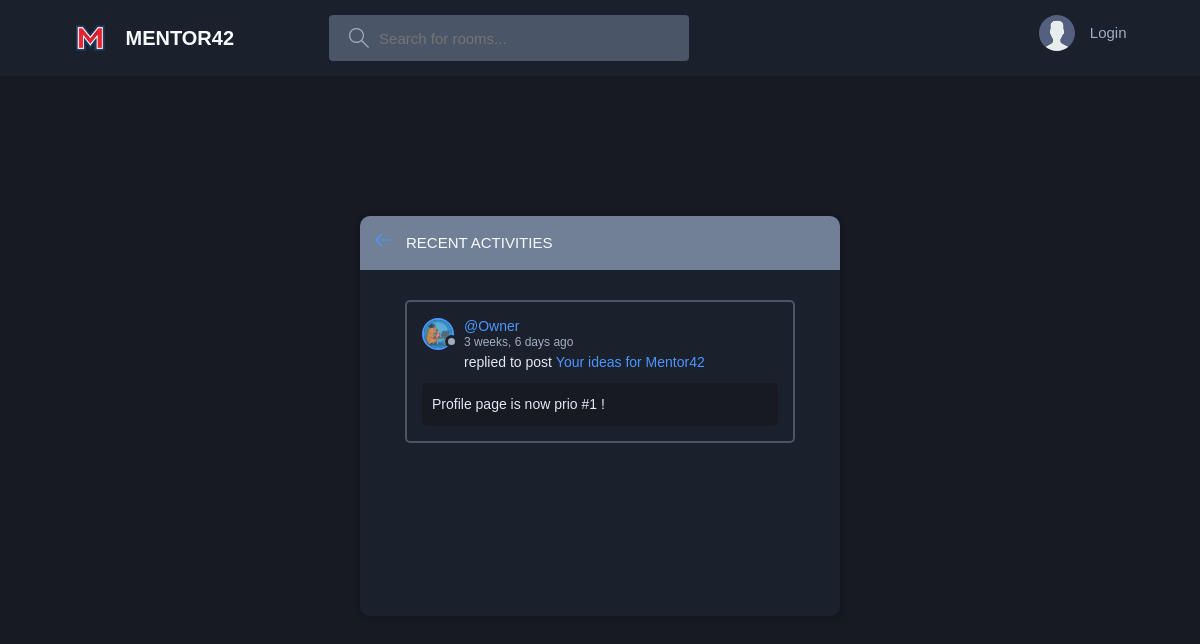
Page /activity/ on the earlier database version.
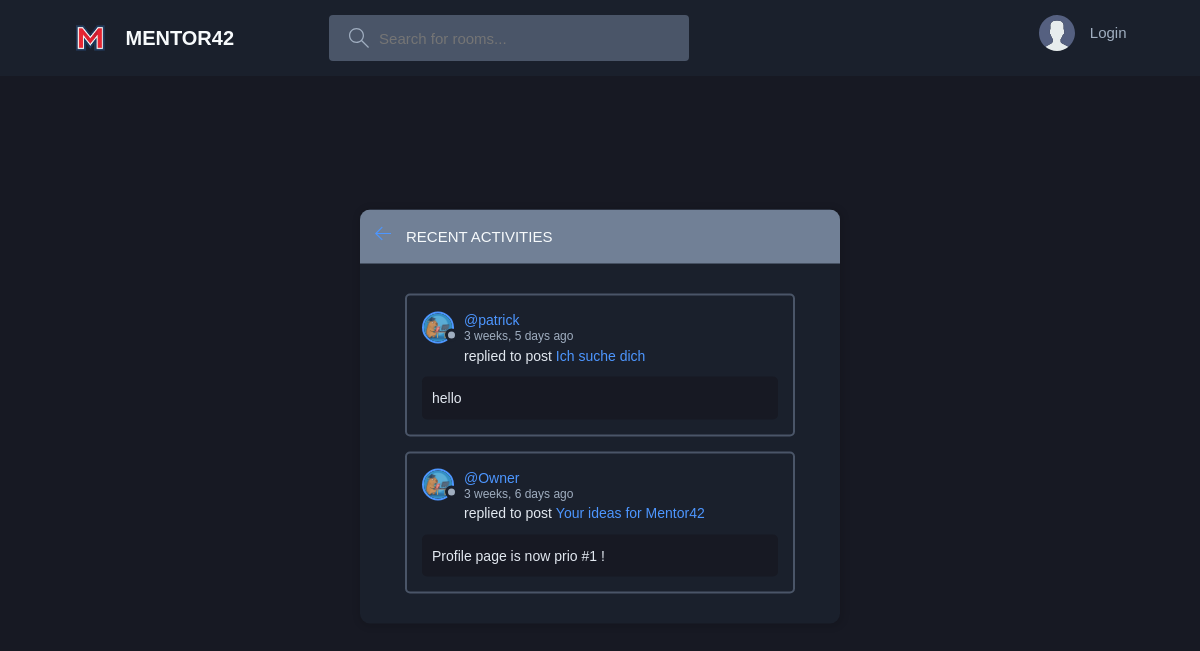
Same page on the later database version.
### base/models.py (models this page shows, shortened)
class Message(models.Model):
    user = models.ForeignKey(User, on_delete=models.CASCADE)
    room = models.ForeignKey(Room, on_delete=models.CASCADE)
    body = models.TextField()
    updated = models.DateTimeField(auto_now=True)
    created = models.DateTimeField(auto_now_add=True)
    class Meta:
        ordering = ['-updated', '-created']

class Room(models.Model):
    host = models.ForeignKey(User, on_delete=models.SET_NULL, null=True)
    topic = models.ForeignKey(Topic, on_delete=models.SET_NULL, null=True)
    name = models.CharField(max_length=100)
    description = models.TextField(null=True, blank=True)
    participants = models.ManyToManyField(User, related_name='participants', blank=True)
    updated = models.DateTimeField(auto_now=True)
    created = models.DateTimeField(auto_now_add=True)
    updatedDate = models.DateField(auto_now=True)
    class Meta:
        ordering = ['-updated', '-created']
    def __str__(self):
        return self.name

### base/views.py (the view)
# urls.py: path('activity/', views.activityPage, name='activity'),
def activityPage(request):
    room_messages = Message.objects.all()
    return render(request, 'base/activity.html', {'room_messages': room_messages})

### base/templates/base/activity.html (shortened to what this page needs)
{% extends 'main.html' %}
{% load static %}
{% block content %}
    <main class="layout">
        <div class="container">
            <div class="layout__box">
                <div class="layout__boxHeader">
                    <div class="layout__boxTitle">
                        <a href="{% url 'home' %}">
                            <svg version="1.1" xmlns="http://www.w3.org/2000/svg" width="32" height="32"
                                 viewBox="0 0 32 32">
                                <title>arrow-left</title>
                                <path
                                        d="M13.723 2.286l-13.723 13.714 13.719 13.714 1.616-1.611-10.96-10.96h27.625v-2.286h-27.625l10.965-10.965-1.616-1.607z"
                                ></path>
                            </svg>
                        </a>
                        <h3>Recent Activities</h3>
                    </div>
                </div>
                <div class="activities-page layout__body">
                    {% for message in room_messages %}
                        <div class="activities__box">
                            <div class="activities__boxHeader roomListRoom__header">
                                <a href="{% url 'user-profile' message.user.id %}" class="roomListRoom__author">
                                    <div class="avatar avatar--small">
                                        <img src="{% static 'images/profile_teacher_img.png' %}"/>
                                    </div>
                                    <p>
                                        @{{ message.user }}
                                        <span>{{ message.created|timesince }} ago</span>
                                    </p>
                                </a>
                            </div>
                            <div class="activities__boxContent">
                                <p>replied to post <a href="{% url 'room' message.room.id %}">{{ message.room }}</a></p>
                                <div class="activities__boxRoomContent">
                                    {{ message.body }}
                                </div>
                            </div>
                        </div>
                    {% endfor %}
                </div>
            </div>
        </div>
    </main>
{% endblock content %}

Differences in the rows shown:
added Message: user "patrick", created "3 weeks, 5 days", room "Ich suche dich", body "hello"
